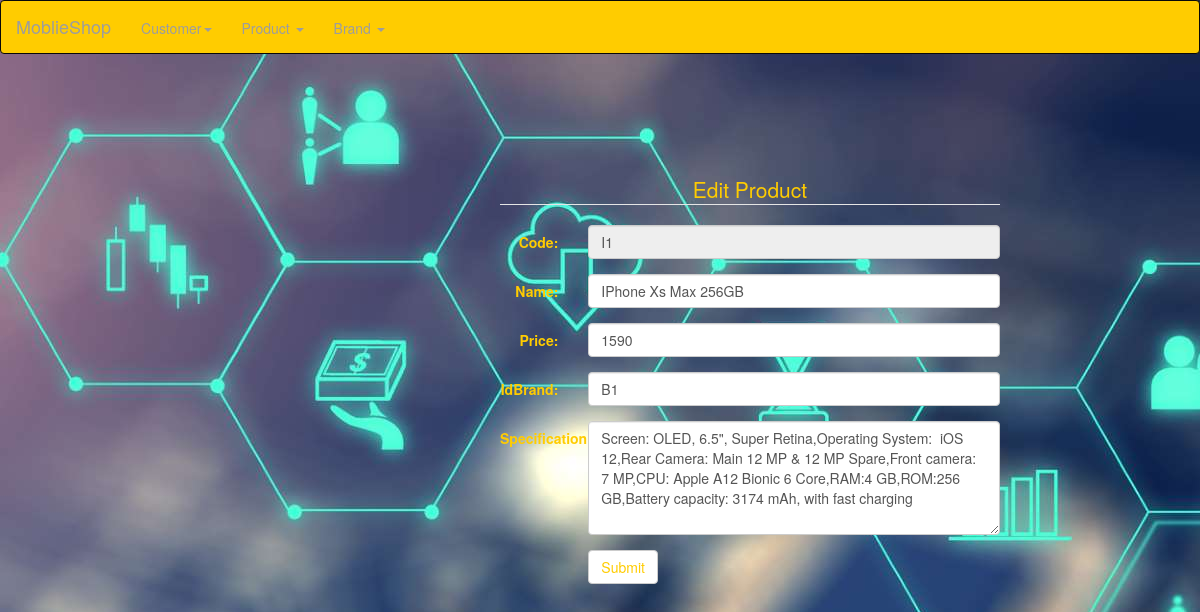
The page /Admin/EditProduct.php?id=I1 on the database its author committed.
### tables this page shows
CREATE TABLE IF NOT EXISTS `product` (
  `Id` varchar(10) NOT NULL,
  `Name` varchar(50) NOT NULL,
  `Price` int(20) NOT NULL,
  `Image` varchar(256) NOT NULL,
  `Idbrand` varchar(10) NOT NULL,
  `Specification` varchar(800) NOT NULL,
  `Year` int(10) NOT NULL,
  PRIMARY KEY (`Id`),
  KEY `Idbrand` (`Idbrand`),
  KEY `Idbrand_2` (`Idbrand`)
);

### Admin/EditProduct.php (the view, shortened to what this page needs)
<!DOCTYPE html>
<?php
    include 'DBConnection.php';
    $id = $_GET['id'];
    $sql = "SELECT * FROM Product WHERE Id = '$id'";
    try{
        $rs = mysqli_query($cnn, $sql);
        $l = mysqli_fetch_array($rs);
    } catch (Exception $ex) {
        $ex->getMessage();
    }
?>
<html>
    <head>
	<link rel="stylesheet" href="https://maxcdn.bootstrapcdn.com/bootstrap/3.3.7/css/bootstrap.min.css">
    </head>
    <body ng-app="" style="background-image:url(../img/gas-la-gi.jpg)">
         <div>
    	<nav class="navbar navbar-inverse">
  			<div class="container-fluid">
    			<div class="navbar-header">
      				<a class="navbar-brand" href="../Phone/Not_Logged_In/phone/page/phone.php">MoblieShop</a>
    			</div>
    			<ul class="nav navbar-nav">
                  <li class="dropdown"><a class="dropdown-toggle" data-toggle="dropdown" href="#"><i class="fa fa-address-book" style="font-size:20px"></i> Customer<span class="caret"></span></a>
                  </li>
                  <li class="dropdown"><a class="dropdown-toggle" data-toggle="dropdown" href="#"><i class="fa fa-archive" style="font-size:20px"></i> Product <span class="caret"></span></a>
                  </li>
                  <li class="dropdown"><a class="dropdown-toggle" data-toggle="dropdown" href="#"><i class='fas fa-mobile-alt' style='font-size:20px'></i> Brand <span class="caret"></span></a>
                  </li>
                </ul>
              </div>
		</nav>
    </div>
        <div style="width:500px; margin-left:500px; margin-top:120px;">
        <fieldset>
        <legend style="text-align:center; color: #FC0">Edit Product</legend>
        <form class="form-horizontal" name="formTest" id="formTest" action="EditProduct.php" method="post" enctype="">
                <div class="form-group">
                    <label class="control-label col-sm-2" for="txtId" style="color: #FC0">Code: </label>
                  <div class="col-sm-10">
                      <input type="text"  class="form-control"  id="txtId" placeholder="Enter Id" name="txtId" value="<?=$l[0]?>" readonly="">
                  </div>
                </div>
                <div class="form-group">
                  <label class="control-label col-sm-2" for="txtName" style="color: #FC0">Name:</label>
                  <div class="col-sm-10">
                      <input type="text"  class="form-control"  id="txtName" placeholder="Enter Name" name="txtName" value="<?=$l[1]?>">
                  </div>
                </div>
                <div class="form-group">
                  <label class="control-label col-sm-2" for="numPrice" style="color: #FC0">Price: </label>
                  <div class="col-sm-10">
                      <input type="number"  class="form-control"  id="numPrice" placeholder="Enter Price" name="numPrice" value="<?=$l[2]?>">
                  </div>
                </div>
                <div class="form-group">
                  <label class="control-label col-sm-2" for="txtBrand" style="color: #FC0">IdBrand: </label>
                  <div class="col-sm-10">
                      <input type="text"  class="form-control"  id="txtBrand" placeholder="Enter IdBrand" name="txtBrand" value="<?=$l[4]?>">
                  </div>
                </div>
                <div class="form-group">
                  <label class="control-label col-sm-2" for="txtSpecification" style="color: #FC0">Specification:  </label>
                  <div class="col-sm-10">
                      <textarea cols="50" rows="5" class="form-control" id="Specification" name="Specification"><?=$l[5]?></textarea>
                  </div>
                </div>
                <div class="form-group">
                  <div class="col-sm-offset-2 col-sm-10">
                      <button type="submit" class="btn btn-default" name="btnSub" style="color: #FC0" onclick="return confirm('Are you sure you want to Edit this?')">Submit</button>
                  </div>
                </div>
              </form>
            </fieldset>
        </div>
    </body>
</html>

### Admin/EditProduct.php (style rules this page uses)
.navbar-inverse { background-color:#FC0; }

### rows shown on the page
product: txtId "I1", txtName "IPhone Xs Max 256GB", numPrice "1590", txtBrand "B1", Specification "Screen: OLED, 6.5\", Super Retina,Operating System: iOS 12,Rear Camera: Main 12 MP & 12 MP Spare,Front camera: 7 MP,CPU: Apple A12 Bionic 6 Core,RAM:4 GB,ROM:256 GB,Battery capacity: 3174 mAh, with fast charging"
